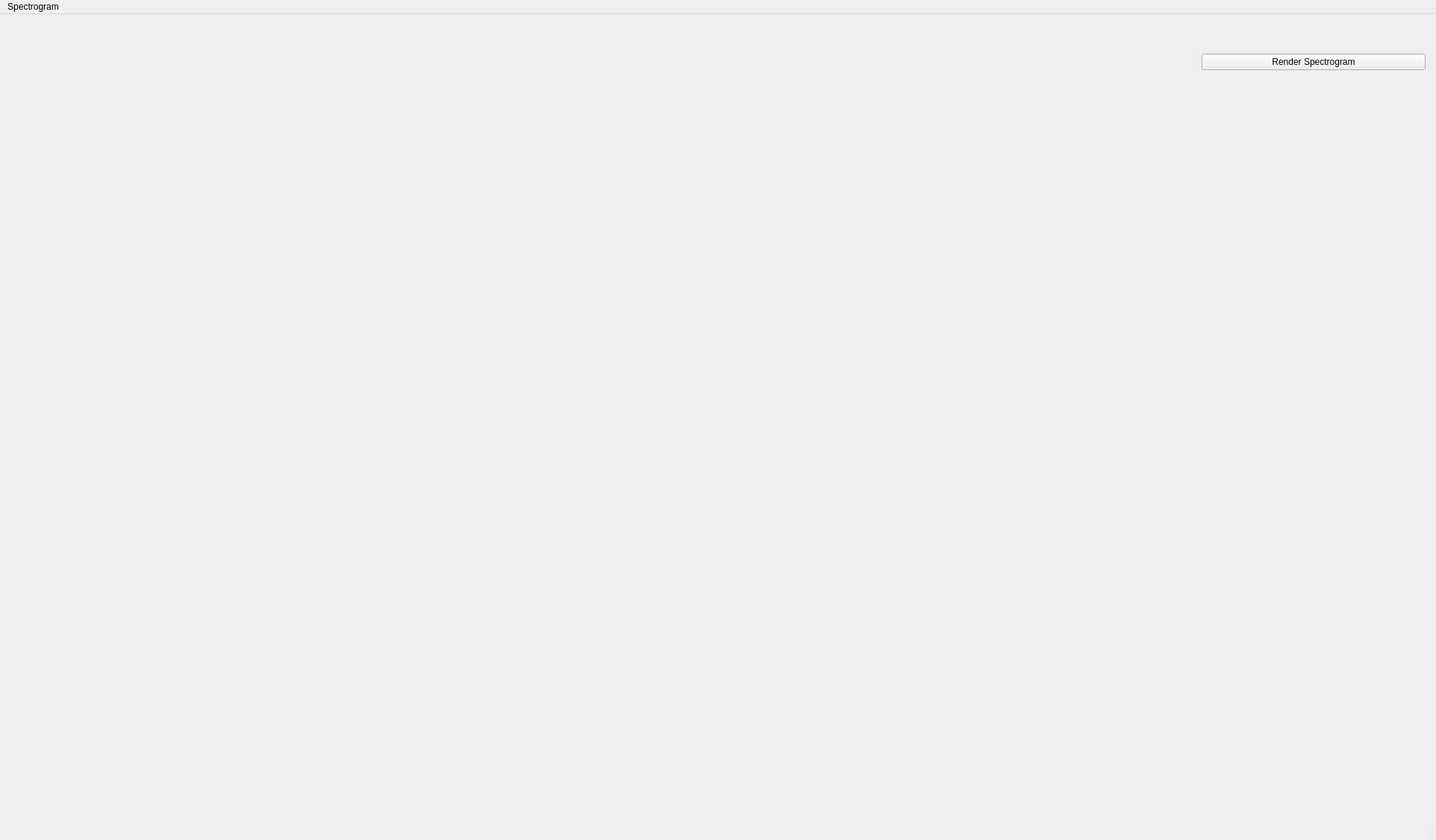
<?xml version="1.0" encoding="UTF-8"?>
<ui version="4.0">
 <class>MainWindow</class>
 <widget class="QMainWindow" name="MainWindow">
  <property name="geometry">
   <rect>
    <x>0</x>
    <y>0</y>
    <width>1924</width>
    <height>1126</height>
   </rect>
  </property>
  <property name="windowTitle">
   <string>MainWindow</string>
  </property>
  <widget class="QWidget" name="centralwidget">
   <widget class="QWidget" name="verticalLayoutWidget">
    <property name="geometry">
     <rect>
      <x>10</x>
      <y>139</y>
      <width>1901</width>
      <height>941</height>
     </rect>
    </property>
    <layout class="QVBoxLayout" name="verticalLayout"/>
   </widget>
   <widget class="QWidget" name="horizontalLayoutWidget">
    <property name="geometry">
     <rect>
      <x>9</x>
      <y>19</y>
      <width>1901</width>
      <height>91</height>
     </rect>
    </property>
    <layout class="QHBoxLayout" name="horizontalLayout_2">
     <item>
      <widget class="QLabel" name="label">
       <property name="text">
        <string/>
       </property>
      </widget>
     </item>
     <item>
      <widget class="QPushButton" name="pushButton">
       <property name="maximumSize">
        <size>
         <width>300</width>
         <height>16777215</height>
        </size>
       </property>
       <property name="text">
        <string>Render Spectrogram</string>
       </property>
      </widget>
     </item>
    </layout>
   </widget>
  </widget>
  <widget class="QMenuBar" name="menubar">
   <property name="geometry">
    <rect>
     <x>0</x>
     <y>0</y>
     <width>1924</width>
     <height>22</height>
    </rect>
   </property>
   <widget class="QMenu" name="menuSpectrogram">
    <property name="title">
     <string>Spectrogram</string>
    </property>
   </widget>
   <addaction name="menuSpectrogram"/>
  </widget>
  <widget class="QStatusBar" name="statusbar"/>
 </widget>
 <resources/>
 <connections/>
</ui>
